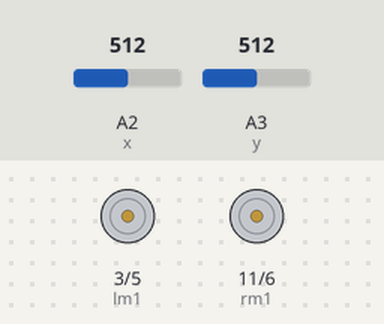
A sketch run on a simulated Arduino Uno, built with avr-gcc and run on an emulated ATmega328P. On the bench: motor-driver pin pairs drawn as motors (green arrow = first pin HIGH = forward, orange = second pin HIGH = backward, longer = more drive). Inputs (shaded band) come from the test bench; at power-on: A2 (x) = 512, A3 (y) = 512.

Above: at 1.2 s.
1.3 s: A2 (x) set to 415
2.8 s: A2 (x) set to 382
At 4.0 s:
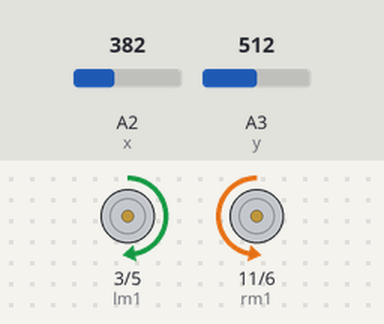
4.3 s: A3 (y) set to 406
5.8 s: A3 (y) set to 381
At 6.8 s:
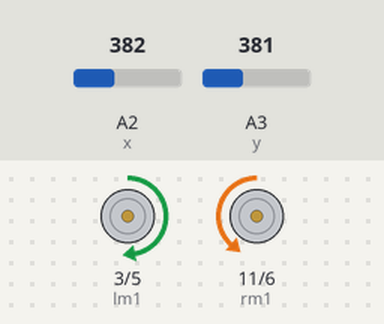
7.3 s: A3 (y) set to 275
At 8.5 s:
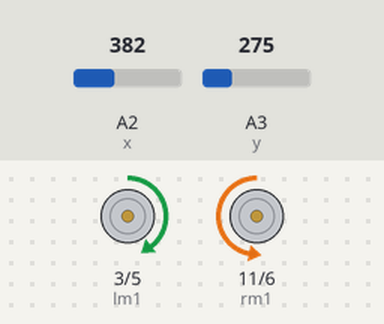
8.8 s: A2 (x) set to 410
At 10.3 s:
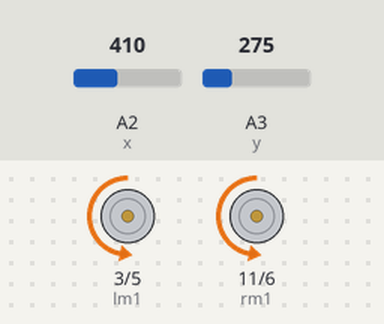
Timing chart, 0 to 11.3 s (numbered marks = the images above; inputs shaded):
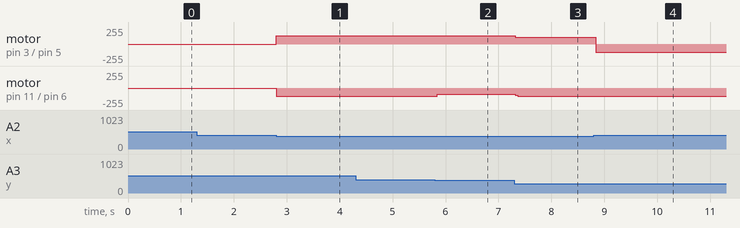

The sketch:

acclerometer.ino
```cpp
int lm1=3,lm2=5,rm1=11,rm2=6;
int x=A2,y=A3;
int xv,yv;
void setup()
{
 pinMode(lm1,OUTPUT);
 pinMode(lm2,OUTPUT);
 pinMode(rm1,OUTPUT);
 pinMode(rm2,OUTPUT);
 pinMode(x,INPUT);
 pinMode(y,INPUT);
}
 void loop()
{
  xv=analogRead(x);
  yv=analogRead(y);
  if(xv>=315 && xv<=345 && yv>=320 && yv<=345)
 {
  Stop();
 }
  if(yv>=375 && yv<=391)
 {
  forward();
 }
  if(yv>=275 && yv<=290)
 {
  back();
 }
  if(xv>=270 && xv<=285)
 {
  left();
 }
  if(xv>=375 && xv<=400)
 {
  right();
 }
 }
  void forward()
{
      analogWrite(lm1, 127.5);
    analogWrite(lm2, 0);
    analogWrite(rm1, 127.5);
    analogWrite(rm2, 0);
// digitalWrite(lmt1,HIGH);
// digitalWrite(lmt2,LOW);
// digitalWrite(rmt1,HIGH);
// digitalWrite(rmt2,LOW);
}
 void back()
{
      analogWrite(lm1, 0);
    analogWrite(lm2, 127.5);
    analogWrite(rm1, 0);
    analogWrite(rm2, 127.5);
//  digitalWrite(lmt1,LOW);
// digitalWrite(lmt2,HIGH);
// digitalWrite(rmt1,LOW);
// digitalWrite(rmt2,HIGH);
}
   void left()
 {
     analogWrite(lm1, 0);
    analogWrite(lm2, 127.5);
    analogWrite(rm1, 127.5);
    analogWrite(rm2, 0);
// digitalWrite(lmt1,LOW);
// digitalWrite(lmt2,HIGH);
// digitalWrite(rmt1,HIGH);
// digitalWrite(rmt2,LOW);
 }
  void right()
{
    analogWrite(lm1, 127.5);
    analogWrite(lm2, 0);
    analogWrite(rm1, 0);
    analogWrite(rm2, 127.5);
// digitalWrite(lmt1,HIGH);
// digitalWrite(lmt2,LOW);
// digitalWrite(rmt1,LOW);
// digitalWrite(rmt2,HIGH);
}
  void Stop()
{
 digitalWrite(lm1,LOW);
 digitalWrite(lm2,LOW);
 digitalWrite(rm1,HIGH);
 digitalWrite(rm2,HIGH);
 }
```

Measured:
- the behaviour switches between 401 and 400 on A2 (x) (found by bisection; images 0 and 1)
- after the input at 1.3 s, every drawn part: stays the same
- after the input at 2.8 s, motor on pin 3 (lm1) / pin 5 (lm2): stopped → forward 127/255 at once; motor on pin 11 (rm1) / pin 6 (rm2): stopped → backward 127/255 at once
- after the input at 4.3 s, every drawn part: stays the same
- after the input at 5.8 s, motor on pin 11 (rm1) / pin 6 (rm2): backward 127/255 → backward 94/255 at once
- after the input at 7.3 s, motor on pin 3 (lm1) / pin 5 (lm2): forward 127/255 → forward 98/255 at once; motor on pin 11 (rm1) / pin 6 (rm2): backward 94/255 → backward 127/255 at once
- after the input at 8.8 s, motor on pin 3 (lm1) / pin 5 (lm2): forward 98/255 → backward 127/255 at once
